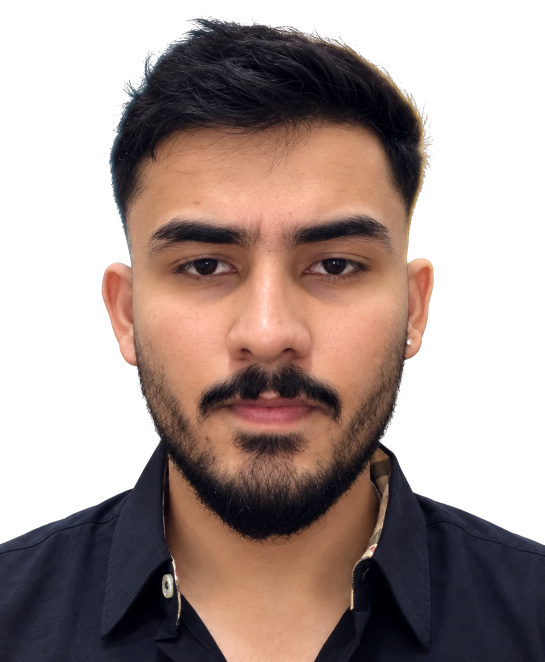
#> input picture assets-src/headshot-cutout-full.png, 1089 x 1323 px, found by its file name (shown at 1/2 size)
$ python portrait_bw.py
#> lines starting #> are read from the running program, lines starting #| are printed output that depends on the picture; after the words box and inside, x2 and y2 are one past the last pixel; in counts of white or black regions, pixels touching at a corner belong together
"""Black-and-white portrait for the About section.

assets-src/headshot-cutout-full.png (background already removed) is turned
greyscale, lit softly from behind and placed on a near-black backdrop.
Output: public/images/portrait-bw.webp (960x1200) and portrait-bw-sm.webp.
Run: npm run photo   (needs: pip install pillow)
"""
from PIL import Image, ImageOps, ImageEnhance, ImageDraw, ImageFilter

cut = Image.open('assets-src/headshot-cutout-full.png').convert('RGBA')
#> cut is the input picture: PIL image 1089x1323 RGBA; mean R, G, B, A 167.6, 151.1, 146.2, 151.2
w, h = cut.size
#> w = 1089; h = 1323
grey = ImageOps.grayscale(cut.convert('RGB'))
grey = ImageOps.autocontrast(grey, cutoff=1)
grey = ImageEnhance.Contrast(grey).enhance(1.15)
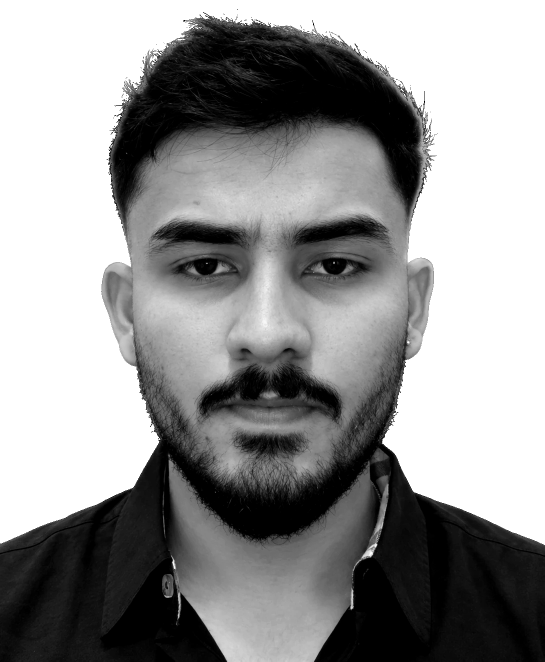
#> grey: PIL image 1089x1323 L (shown at 1/2 size); min 0, max 255, mean 148.8
grey = ImageEnhance.Brightness(grey).enhance(0.92)
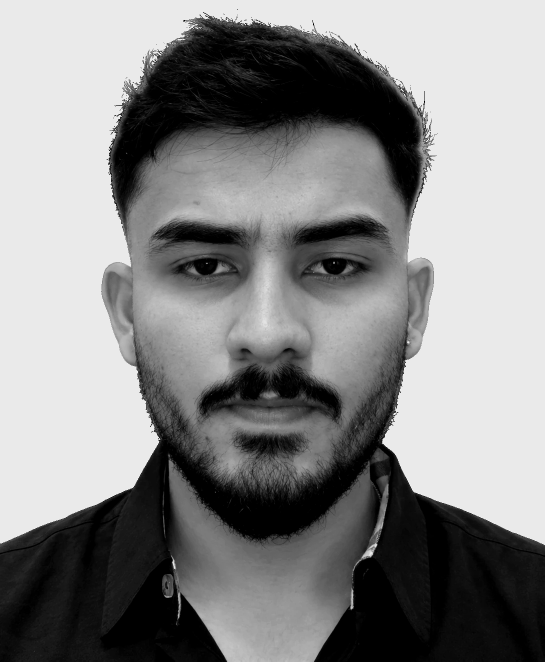
#> grey: PIL image 1089x1323 L (shown at 1/2 size); min 0, max 234, mean 136.4
subject = Image.merge('RGBA', (grey, grey, grey, cut.split()[3]))

W, H = 960, 1200
bg = Image.new('RGB', (W, H), (8, 8, 8))
#> bg: PIL image 960x1200 RGB; every value is 8
glow = Image.new('L', (W, H), 0)
#> glow: PIL image 960x1200 L; every value is 0
ImageDraw.Draw(glow).ellipse((W * 0.12, H * 0.05, W * 0.88, H * 0.75), fill=46)
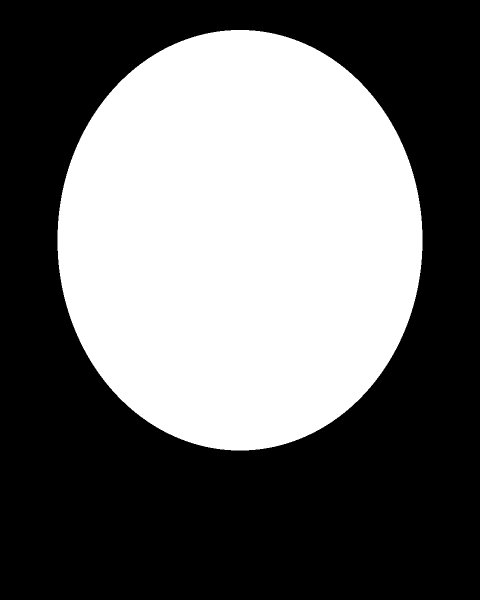
#> glow: PIL image 960x1200 L (shown at 1/2 size); values 0 (black) and 46 (white), 41.8% white; 1 white region, box (x1, y1, x2, y2) and area: (115, 60, 845, 901) 482090
glow = glow.filter(ImageFilter.GaussianBlur(160))
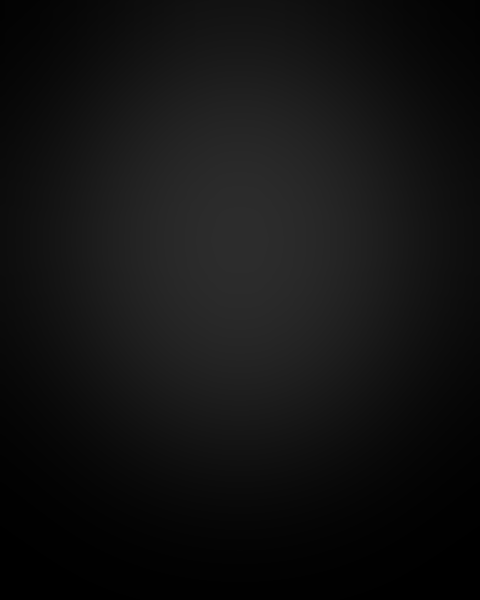
#> glow: PIL image 960x1200 L (shown at 1/2 size); min 0, max 44, mean 18.3
bg = Image.composite(Image.new('RGB', (W, H), (60, 60, 60)), bg, glow)
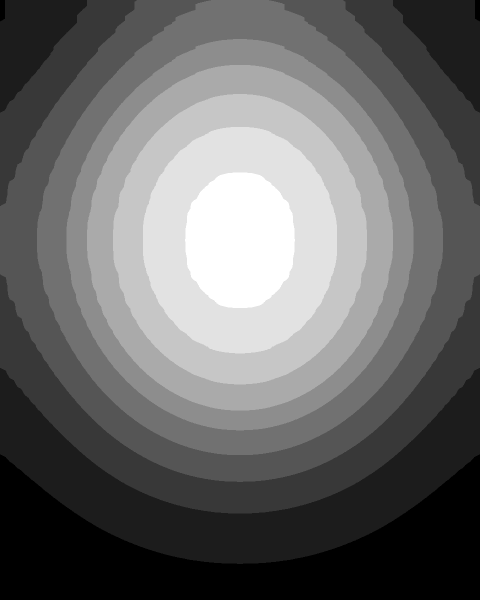
#> bg: PIL image 960x1200 RGB (shown at 1/2 size); min 8, max 17, mean 11.72; drawn with min black and max white

sub = subject.resize((W, int(h * W / w)), Image.LANCZOS)
bg.paste(sub, (0, H - sub.height + int(H * 0.02)), sub)
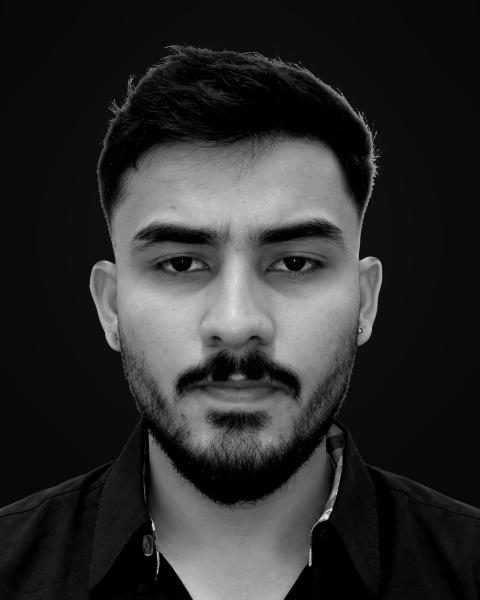
#> bg: PIL image 960x1200 RGB (shown at 1/2 size); min 0, max 255, mean 45
bg.save('public/images/portrait-bw.webp', 'WEBP', quality=82, method=6)
bg.resize((480, 600), Image.LANCZOS).save('public/images/portrait-bw-sm.webp', 'WEBP', quality=80, method=6)
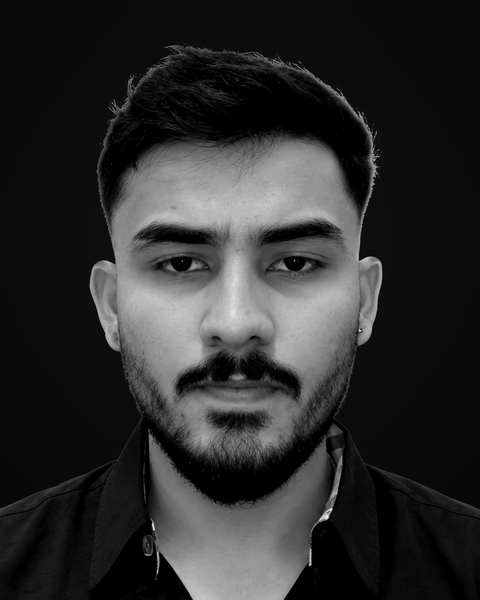
#> saved as portrait-bw-sm.webp: PIL image 480x600 RGB; min 0, max 241, mean 45
print('portrait written')

$ run again, with assets-src/headshot-original.webp saved as assets-src/headshot-cutout-full.png
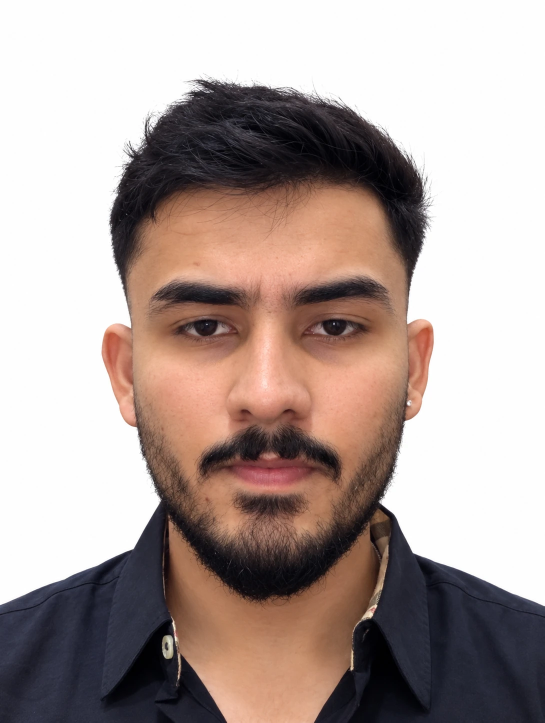
#> input picture assets-src/headshot-original.webp, 1089 x 1445 px, found by its file name (shown at 1/2 size)
#> `grey = ImageEnhance.Brightness(grey).enhance(0.92)`:
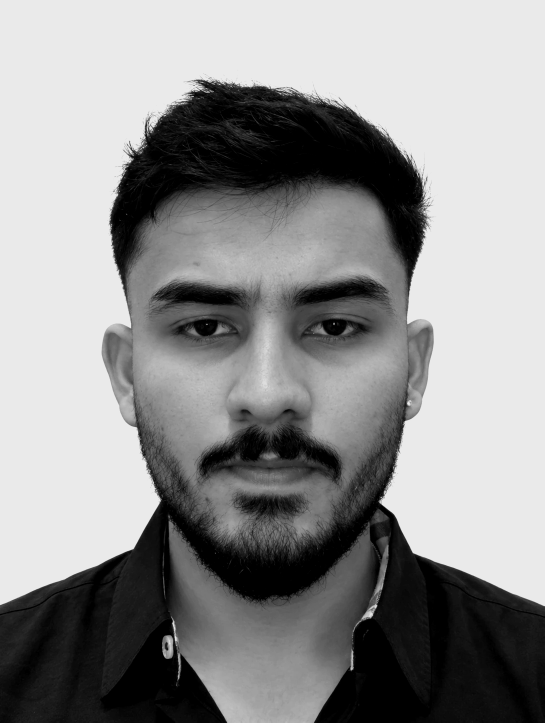
#> grey: PIL image 1089x1445 L (shown at 1/2 size); min 0, max 234, mean 144.9
#> `bg.resize((480, 600), Image.LANCZOS).save('public/images/portrait-bw-s..`:
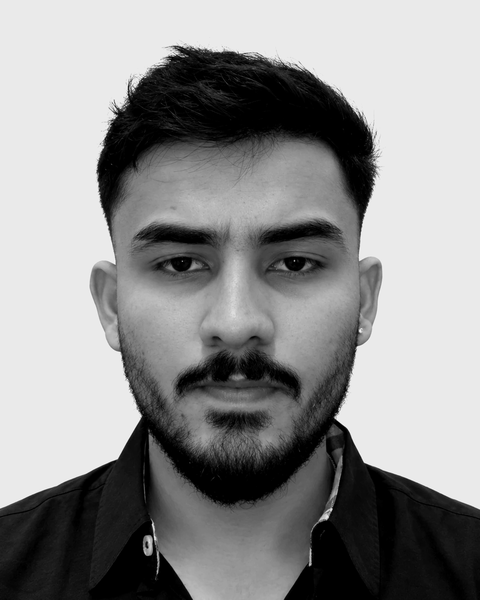
#> saved as portrait-bw-sm.webp: PIL image 480x600 RGB; min 0, max 251, mean 143.4
